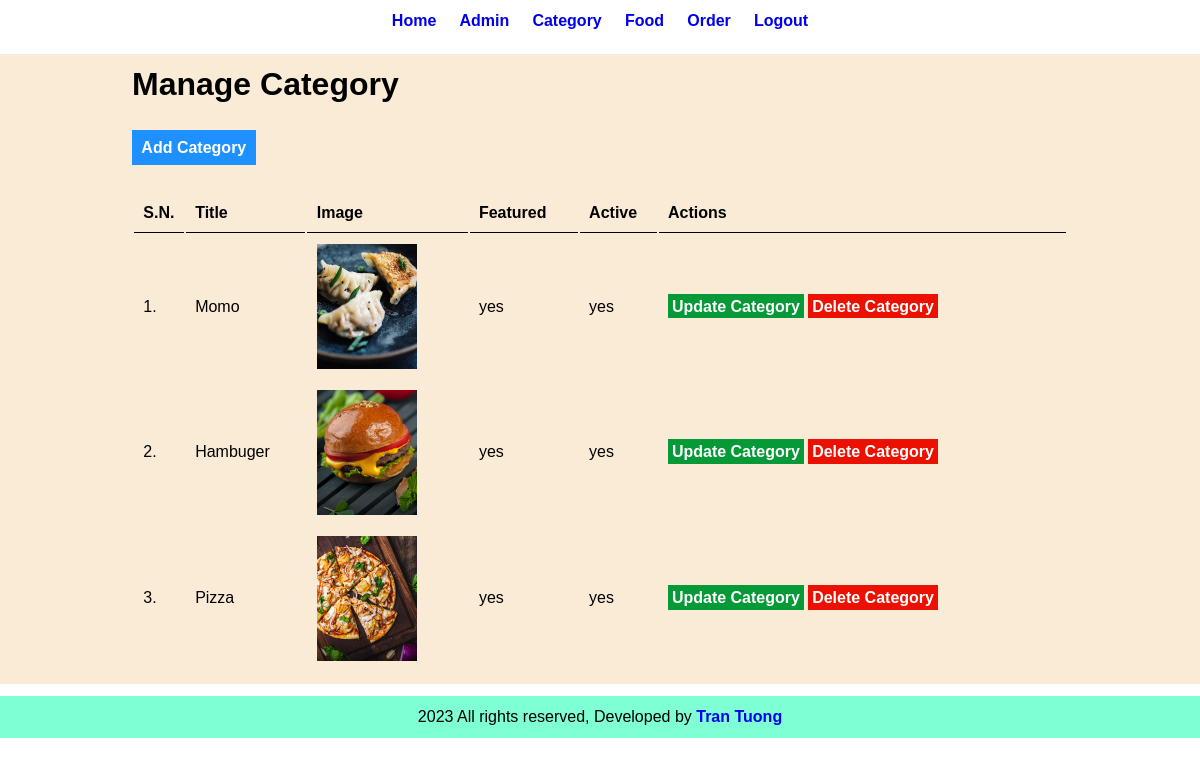
The page /backend/admin-category.php (signed in) on the database its author committed.
### tables this page shows
CREATE TABLE `tbl_category` (
  `id` int(10) UNSIGNED NOT NULL,
  `title` varchar(100) NOT NULL,
  `image_name` varchar(255) NOT NULL,
  `featured` varchar(10) NOT NULL,
  `active` varchar(10) NOT NULL
);

### backend/admin-category.php (the view, shortened to what this page needs)
<?php
include("./components/header.php")
?>
<div class="main-content">
    <div class="wrapper">
        <h1>Manage Category</h1>
        <br />
        <br />
        <a href="./add-category.php" class="btn-primary">Add Category</a>
        <br />
        <br />
        <br />
        <table class="tbl-full">
            <tr>
                <th>S.N.</th>
                <th>Title</th>
                <th>Image</th>
                <th>Featured</th>
                <th>Active</th>
                <th>Actions</th>
            </tr>
            <?php
            $sql = "SELECT * FROM tbl_category";
            $res = mysqli_query($conn, $sql);
            $sn = 1;
            if (mysqli_num_rows($res) > 0) {
                while ($rows = mysqli_fetch_assoc($res)) {
                    $id = $rows['id'];
                    $title = $rows['title'];
                    $image_name = $rows['image_name'];
                    $featured = $rows['featured'];
                    $active = $rows['active'];
            ?>
                    <tr>
                        <td><?php echo $sn++ ?>.</td>
                        <td><?php echo $title ?></td>
                        <td>
                            <img src="<?php echo "../frontend/images/categorys/" . $image_name ?>" width="100px">
                        </td>
                        <td><?php echo $featured ?></td>
                        <td><?php echo $active ?></td>
                        <td>
                            <a href="<?php echo SITEURL . "update-category.php?id=" . $id . "&title=" . $title . "&image=" . $image_name . "&featured=" . $featured . "&active=" . $active ?>" class="btn-secondary">Update Category</a>
                            <a href="<?php echo SITEURL . "delete-category.php?id=" . $id . "&image=" . $image_name ?>" class="btn-danger">Delete Category</a>
                        </td>
                    </tr>
                <?php
                }
            } else {
                ?>
                <tr>
                    <td class="error">No category added</td>
                </tr>
            <?php
            }
            ?>
        </table>
    </div>
</div>
<?php
include("./components/footer.php")
?>

### frontend/css/backend.css (style rules this page uses)
* { margin: 0; padding: 0; box-sizing: border-box; font-family: Arial, Helvetica, sans-serif; }
a { text-decoration: none; font-weight: bold; }
.wrapper { padding: 1%; width: 80%; margin: 0 auto; }
.main-content { background-color: antiquewhite; margin: 1% 0; }
.tbl-full { width: 100%; }
table tr th { border-bottom: 1px solid black; padding: 1%; text-align: left; }
table tr td { padding: 1%; }
.btn-primary { background-color: #1e90ff; padding: 1%; color: white; text-decoration: none; font-weight: bold; border: none; }
.btn-secondary { background-color: #069937; padding: 1%; color: white; text-decoration: none; font-weight: bold; border: none; }
.btn-danger { background-color: #eb1000; padding: 1%; color: white; text-decoration: none; border: none; font-weight: bold; }

### rows shown on the page
tbl_category: title "Momo", image_name (picture), featured "yes", active "yes"
tbl_category: title "Hambuger", image_name (picture), featured "yes", active "yes"
tbl_category: title "Pizza", image_name (picture), featured "yes", active "yes"
